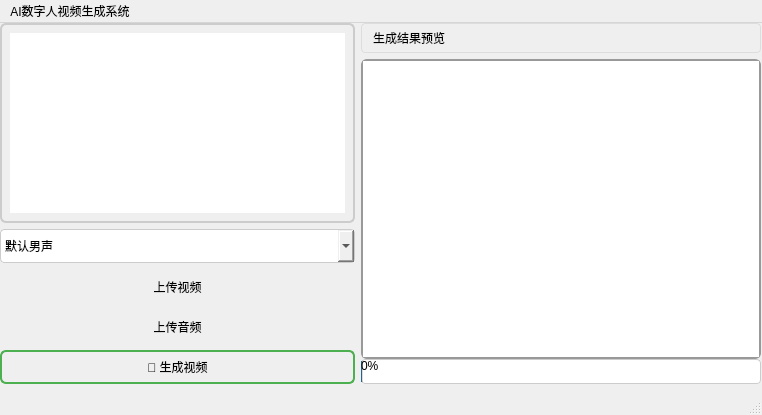
<?xml version="1.0" encoding="UTF-8"?>
<ui version="4.0">
 <class>MainWindow</class>
 <widget class="QMainWindow" name="MainWindow">
  <property name="geometry">
   <rect>
    <x>0</x>
    <y>0</y>
    <width>762</width>
    <height>415</height>
   </rect>
  </property>
  <property name="windowTitle">
   <string>MainWindow</string>
  </property>
  <property name="styleSheet">
   <string notr="true"/>
  </property>
  <widget class="QWidget" name="centralwidget">
   <widget class="QWidget" name="">
    <property name="geometry">
     <rect>
      <x>0</x>
      <y>0</y>
      <width>761</width>
      <height>361</height>
     </rect>
    </property>
    <layout class="QHBoxLayout" name="horizontalLayout" stretch="0,0">
     <item>
      <layout class="QVBoxLayout" name="verticalLayout" stretch="3,1,1,1,1">
       <item>
        <widget class="QTextEdit" name="textEdit_input">
         <property name="minimumSize">
          <size>
           <width>300</width>
           <height>200</height>
          </size>
         </property>
         <property name="styleSheet">
          <string notr="true">	border: 2px solid #cccccc; border-radius: 6px; padding: 8px;</string>
         </property>
        </widget>
       </item>
       <item>
        <widget class="QComboBox" name="comboBox_voice">
         <property name="sizePolicy">
          <sizepolicy hsizetype="Minimum" vsizetype="Minimum">
           <horstretch>0</horstretch>
           <verstretch>0</verstretch>
          </sizepolicy>
         </property>
         <property name="minimumSize">
          <size>
           <width>150</width>
           <height>30</height>
          </size>
         </property>
         <property name="styleSheet">
          <string notr="true">border: 1px solid #cccccc; border-radius: 4px; padding: 4px;</string>
         </property>
         <item>
          <property name="text">
           <string>默认男声</string>
          </property>
         </item>
         <item>
          <property name="text">
           <string>默认女声</string>
          </property>
         </item>
         <item>
          <property name="text">
           <string>自定义克隆</string>
          </property>
         </item>
        </widget>
       </item>
       <item>
        <widget class="QPushButton" name="btn_upload_video">
         <property name="sizePolicy">
          <sizepolicy hsizetype="Minimum" vsizetype="Minimum">
           <horstretch>0</horstretch>
           <verstretch>0</verstretch>
          </sizepolicy>
         </property>
         <property name="minimumSize">
          <size>
           <width>150</width>
           <height>32</height>
          </size>
         </property>
         <property name="styleSheet">
          <string notr="true">按钮	border: 1px solid #cccccc; border-radius: 4px; padding: 4px 8px;</string>
         </property>
         <property name="text">
          <string>上传视频</string>
         </property>
        </widget>
       </item>
       <item>
        <widget class="QPushButton" name="btn_upload_audio">
         <property name="sizePolicy">
          <sizepolicy hsizetype="Minimum" vsizetype="Minimum">
           <horstretch>0</horstretch>
           <verstretch>0</verstretch>
          </sizepolicy>
         </property>
         <property name="minimumSize">
          <size>
           <width>150</width>
           <height>32</height>
          </size>
         </property>
         <property name="styleSheet">
          <string notr="true">按钮	border: 1px solid #cccccc; border-radius: 4px; padding: 4px 8px;</string>
         </property>
         <property name="text">
          <string>上传音频</string>
         </property>
        </widget>
       </item>
       <item>
        <widget class="QPushButton" name="btn_generate">
         <property name="sizePolicy">
          <sizepolicy hsizetype="Minimum" vsizetype="Minimum">
           <horstretch>0</horstretch>
           <verstretch>0</verstretch>
          </sizepolicy>
         </property>
         <property name="minimumSize">
          <size>
           <width>120</width>
           <height>0</height>
          </size>
         </property>
         <property name="styleSheet">
          <string notr="true">	border: 2px solid #4CAF50; border-radius: 6px; padding: 6px 12px;</string>
         </property>
         <property name="text">
          <string>🚀 生成视频</string>
         </property>
        </widget>
       </item>
      </layout>
     </item>
     <item>
      <layout class="QVBoxLayout" name="verticalLayout_2" stretch="1,5,1">
       <item>
        <widget class="QLabel" name="label_title">
         <property name="sizePolicy">
          <sizepolicy hsizetype="Minimum" vsizetype="Minimum">
           <horstretch>0</horstretch>
           <verstretch>0</verstretch>
          </sizepolicy>
         </property>
         <property name="minimumSize">
          <size>
           <width>200</width>
           <height>30</height>
          </size>
         </property>
         <property name="styleSheet">
          <string notr="true">	border: 1px solid #dddddd; border-radius: 4px; padding: 4px 8px;</string>
         </property>
         <property name="text">
          <string>生成结果预览</string>
         </property>
        </widget>
       </item>
       <item>
        <widget class="QGraphicsView" name="videoGraphicsView">
         <property name="minimumSize">
          <size>
           <width>400</width>
           <height>300</height>
          </size>
         </property>
         <property name="styleSheet">
          <string notr="true">border: 2px solid #999999; border-radius: 6px;</string>
         </property>
        </widget>
       </item>
       <item>
        <widget class="QProgressBar" name="progressBar_status">
         <property name="sizePolicy">
          <sizepolicy hsizetype="Minimum" vsizetype="Minimum">
           <horstretch>0</horstretch>
           <verstretch>0</verstretch>
          </sizepolicy>
         </property>
         <property name="minimumSize">
          <size>
           <width>200</width>
           <height>25</height>
          </size>
         </property>
         <property name="font">
          <font>
           <kerning>true</kerning>
          </font>
         </property>
         <property name="styleSheet">
          <string notr="true">border: 1px solid #cccccc; border-radius: 4px;</string>
         </property>
         <property name="value">
          <number>0</number>
         </property>
        </widget>
       </item>
      </layout>
     </item>
    </layout>
   </widget>
  </widget>
  <widget class="QMenuBar" name="menubar">
   <property name="geometry">
    <rect>
     <x>0</x>
     <y>0</y>
     <width>762</width>
     <height>17</height>
    </rect>
   </property>
   <widget class="QMenu" name="menuAI">
    <property name="title">
     <string>AI数字人视频生成系统</string>
    </property>
   </widget>
   <addaction name="menuAI"/>
  </widget>
  <widget class="QStatusBar" name="statusbar"/>
 </widget>
 <resources/>
 <connections/>
</ui>
